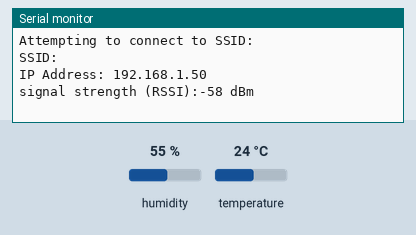
This sketch was run on a simulated Arduino Uno R4 WiFi. On the bench: the last lines printed to the serial monitor. The inputs (shaded band) are chosen by the test bench; at power-on: humidity 55 %, temperature 24 °C. WiFi joins after 1.5 s; servers stay silent unless stated; uploads are accepted with an empty reply; not simulated (calls return 0 or success): arduino_secrets.h.

Above: at 12.7 s.
12.8 s: humidity set to 22 %
At 16.5 s:
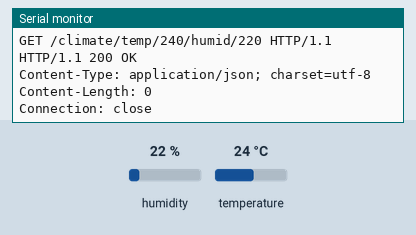
18.8 s: temperature set to 12 °C
24.8 s: humidity set to 40 %
At 25.86 s:
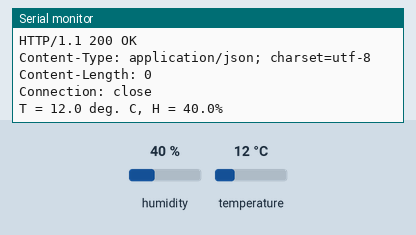

The sketch:

d48.3.1.ino
```cpp
/*
 BASED ON: Repeating WiFi Web Client, by Tom Igoe and Federico Vanzati

 This code is STILL in the public domain.

 Find the full UNO R4 WiFi Network documentation here:
 https://docs.arduino.cc/tutorials/uno-r4-wifi/wifi-examples#wi-fi-web-client-repeating

*/

#include "WiFiS3.h"
#include "DHT_Async.h"

/* Uncomment according to your sensortype. */
#define DHT_SENSOR_TYPE DHT_TYPE_11
//#define DHT_SENSOR_TYPE DHT_TYPE_21
//#define DHT_SENSOR_TYPE DHT_TYPE_22
static const int DHT_SENSOR_PIN = 7;   // <--- SIGNAL-pin från DHT11:n till GPIO 7!
DHT_Async dht_sensor(DHT_SENSOR_PIN, DHT_SENSOR_TYPE);  // <---

#include "arduino_secrets.h"
///////please enter your sensitive data in the Secret tab/arduino_secrets.h
char ssid[] = SECRET_SSID;        // your network SSID (name)
char pass[] = SECRET_PASS;        // your network password (use for WPA, or use as key for WEP)
int keyIndex = 0;                 // your network key index number (needed only for WEP)

int status = WL_IDLE_STATUS;

// Initialize the WiFi client library
WiFiClient client;

// server address:
// char server[] = "example.org";
IPAddress server(192,168,1,54);  // TomKi:s Windows 10 in VirtualBox

unsigned long lastConnectionTime = 0;            // last time you connected to the server, in milliseconds
const unsigned long postingInterval = 10L * 1000L; // delay between updates, in milliseconds

char response[128];
int rix = 0;

/* -------------------------------------------------------------------------- */
void setup() {
/* -------------------------------------------------------------------------- */
    //Initialize serial and wait for port to open:
    pinMode(DHT_SENSOR_PIN, OUTPUT);
    Serial.begin(9600);
    while (!Serial) {
        ; // wait for serial port to connect. Needed for native USB port only
    }

    // check for the WiFi module:
    if (WiFi.status() == WL_NO_MODULE) {
        Serial.println("Communication with WiFi module failed!");
        // don't continue
        while (true);
    }

    String fv = WiFi.firmwareVersion();
    if (fv < WIFI_FIRMWARE_LATEST_VERSION) {
        Serial.println("Please upgrade the firmware");
    }

    // attempt to connect to WiFi network:
    while (status != WL_CONNECTED) {
        Serial.print("Attempting to connect to SSID: ");
        Serial.println(ssid);
        // Connect to WPA/WPA2 network. Change this line if using open or WEP network:
        status = WiFi.begin(ssid, pass);

        // wait 10 seconds for connection:
        delay(10000);
    }
    // you're connected now, so print out the status:
    printWifiStatus();

    rix = 0;

    digitalWrite(DHT_SENSOR_PIN, LOW);
}

/* just wrap the received data up to 80 columns in the serial print*/
/* -------------------------------------------------------------------------- */
void read_request() {
    /* -------------------------------------------------------------------------- */
    uint32_t received_data_num = 0;
    int temp, humid;

    while (client.available()) {
        /* actual data reception */
        char c = client.read();
        if(c != 0x0A)
            response[rix++] = c;
        else {
            response[rix] = '\0';
            /*
            Serial.print("\nAgain <");
            Serial.print(response);
            Serial.println(">");
            */
            if(0 == strncmp(response, "Report", 6)) {
                sscanf(response, "Report temp %d humid %d", &temp, &humid);
                Serial.print("\nTEMP ");
                Serial.print(temp);
                Serial.print(" HUMID ");
                Serial.println(humid);
            }
            else if(0 == strncmp(response, "WARN", 4)) {
                digitalWrite(8, HIGH);
            }
            else if(0 == strncmp(response, "NOWARN", 6)) {
                digitalWrite(8, LOW);
            }
            rix = 0;
        }
        /* print data to serial port */
        Serial.print(c);
        /* wrap data to 80 columns*/  // <---
        received_data_num++;
        if (received_data_num % 80 == 0) {

        }
    }
}

/*
 * Poll for a measurement, keeping the state machine alive.  Returns
 * true if a measurement is available.
 */
static bool measure_environment(float *temperature, float *humidity) {   // <--- HELA funktionen
    static unsigned long measurement_timestamp = millis();

    /* Measure once every four seconds. */
    if (millis() - measurement_timestamp > 4000ul) {
        if (dht_sensor.measure(temperature, humidity)) {
            measurement_timestamp = millis();
            return (true);
        }
    }

    return (false);
}

/* -------------------------------------------------------------------------- */
void loop() {
    /* Temp/humid DHT11/DHT22 */
    float temperature; // <---
    float humidity;    // <---
    /* -------------------------------------------------------------------------- */
    // if there's incoming data from the net connection.
    // send it out the serial port.  This is for debugging
    // purposes only:
    read_request();

    /* Measure temperature and humidity.  If the functions returns
       true, then a measurement is available. */

    // if ten seconds have passed since your last connection,
    // then connect again and send data:
    if (millis() - lastConnectionTime > postingInterval) {
        /* Measure temperature and humidity.  If the functions returns
            true, then a measurement is available. */
        if (measure_environment(&temperature, &humidity)) {  // <--- hela if-satsen
            Serial.print("T = ");
            Serial.print(temperature, 1);
            Serial.print(" deg. C, H = ");
            Serial.print(humidity, 1);
            Serial.println("%");
            httpRequest(temperature, humidity);
        }
    }
}

// this method makes a HTTP connection to the server:
/* -------------------------------------------------------------------------- */
void httpRequest(float temperature, float humidity) {
    int temp = (int)(temperature*10), humid = (int)(humidity*10);
    /* -------------------------------------------------------------------------- */
    // close any connection before send a new request.
    // This will free the socket on the NINA module
    client.stop();

    // if there's a successful connection:
    if (client.connect(server, 5000)) {
        Serial.println("connecting...");
        // send the HTTP GET request:
        // client.println("GET / HTTP/1.1");
        // GET / HTTP/1.1
        Serial.print("GET /climate/temp/");

        Serial.print(temp);
        Serial.print("/humid/");
        Serial.print(humid);
        Serial.println(" HTTP/1.1");

        client.print("GET /climate/temp/");
        client.print(temp);
        client.print("/humid/");
        client.print(humid);
        client.println(" HTTP/1.1");

        client.println("Host: 192.168.1.54"); // TomKi:s Windows Server in VirtualBox
        client.println("User-Agent: ArduinoWiFi/1.1");
        client.println("Connection: close");
        client.println();
        // note the time that the connection was made:
        lastConnectionTime = millis();
    } else {
        // if you couldn't make a connection:
        Serial.println("connection failed");
        delay(5000);
    }
}

/* -------------------------------------------------------------------------- */
void printWifiStatus() {
    /* -------------------------------------------------------------------------- */
    // print the SSID of the network you're attached to:
    Serial.print("SSID: ");
    Serial.println(WiFi.SSID());

    // print your board's IP address:
    IPAddress ip = WiFi.localIP();
    Serial.print("IP Address: ");
    Serial.println(ip);

    // print the received signal strength:
    long rssi = WiFi.RSSI();
    Serial.print("signal strength (RSSI):");
    Serial.print(rssi);
    Serial.println(" dBm");
}
```

Measured:
- after the input at 12.8 s, the serial monitor: prints a new line after 2.7 s (image 1)
- after the input at 24.8 s, the serial monitor: prints a new line after 0.91 s (image 2)
